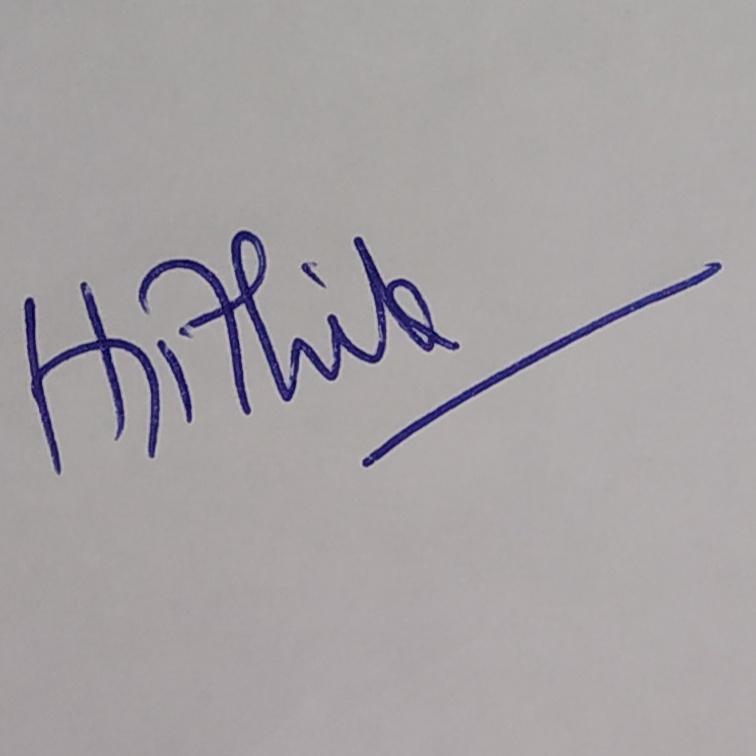
%> input picture Dataset/image11.jpeg, 756 x 756 px
$ octave --eval "result = featureExtraction(imread('Dataset/image11.jpeg'));"   (GNU Octave 9; MATLAB toolbox functions it lacks are replaced by stand-ins)
%> lines starting %> are read from the running program, lines starting %| are printed output that depends on the picture; in (x1, y1, x2, y2) boxes, pixels count from 0 and x2, y2 are one past the last pixel; in counts of white or black regions, pixels touching at a corner belong together; the program's own positions count from 1
function [Feat_Val,im_processed] = featureExtraction(I)
%I=imread('image11.jpeg'); % Load the image file and store it as the variable I.
%figure(1),imshow(I);
%pause
I2=imresize(I,[512 ,512]);
%figure(2),imshow(I2);
%pause
I3=rgb2gray(I2);
I3=medfilt2(I3);
I3=im2double(I3);
%> I3: size 512x512 double
I3=im2bw(I3);                       %converting image to black and white
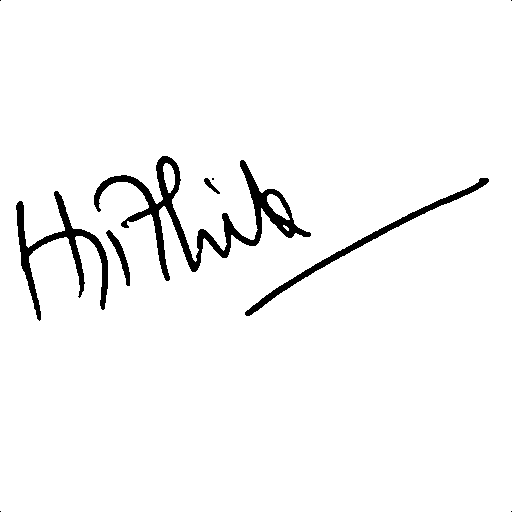
%> I3: size 512x512 logical; 96.5% white; 10 black regions (5 under 20 px), largest, box (x1, y1, x2, y2) and area: (94, 156, 311, 281) 4647, (16, 191, 108, 321) 2315, (245, 178, 489, 316) 1703, (106, 230, 130, 286) 349, (204, 178, 220, 194) 83
I3 = bwmorph(~I3, 'thin', inf);                   %thining the image
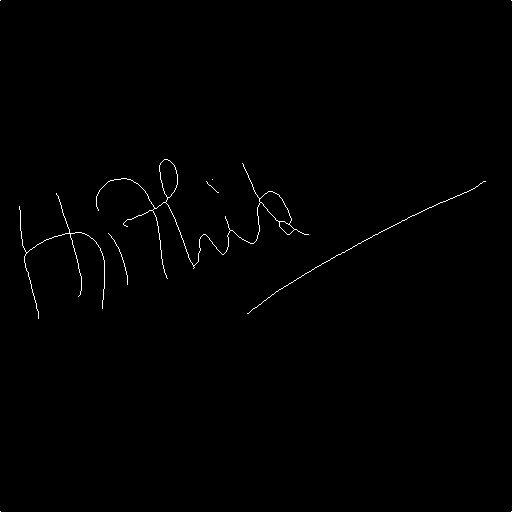
%> I3: size 512x512 logical; 0.51% white in thin lines or dots
I3=~I3;
%> I3: size 512x512 logical; 99.5% white; black in thin lines or dots
im1 = I3;
% figure(3),imshow(I3);
% pause
%extracting the black pixels
k=1;
for i=1:512
    for j=1:512
        if(I3(i,j)==0)
            u(k)=i;
            v(k)=j;
            k=k+1;
            I3(i,j)=1;
        end
    end
end
%> I3: size 512x512 logical; every value is 1
%> after the loop, k = 1328; u = 1327 values from 1 to 512; v = 1327 values, max 512 at index 2, min 1 at index 1, mean 191.4
C=[u;v];
%> C = 1327 columns, first 8: [1 1 160 160 160 160 161 161; 1 512 165 166 167 168 164 169]
N=k-1;%the number of pixels in the signature
%> N = 1327
oub=sum(C(1,:))/N;   %the original x co-ordinate center of mass of the image
%> oub = 232.9
ovb=sum(C(2,:))/N;   %the original y co-ordinate center of mass of the image
%> ovb = 191.4
%%%%%%%%%%%%%%%%%%%%%%%%%%%%%%********ROTATE******%%%%%%%%%%%%%%%%%%%%%%%%
%moving the signature to the origin
for i=1:N
    u(i)=u(i)-oub+1;
    v(i)=v(i)-ovb+1;
end
%> after the loop, u = 1327 values from -230.9 to 280.1; v = 1327 values, max 321.6 at index 2, min -189.4 at index 1, mean 1
% the new curve of the signature
C=[u;v];
%> C = 1327 columns, first 8: [-230.9 -230.9 -71.95 -71.95 -71.95 -71.95 -70.95 -70.95; -189.4 321.6 -25.37 -24.37 -23.37 -22.37 -26.37 -21.37]
ub=sum(C(1,:))/N;
%> ub = 1
vb=sum(C(2,:))/N;
%> vb = 1
ubSq=sum((C(1,:)-ub).^2)/N;
%> ubSq = 1408.2
vbSq=sum((C(2,:)-vb).^2)/N;
%> vbSq = 13092.7
for i=1:N
    uv(i)=u(i)*v(i);
end
%> after the loop, uv = 1327 values, max 90074.5 at index 1327, min -74280 at index 2, mean -901.3
uvb=sum(uv)/N;
%> uvb = -901.3
M=[ubSq uvb;uvb vbSq];
%> M = [1408.2 -901.3; -901.3 13092.7]
%calculating minimum igen value of the matrix
minIgen=min(abs(eig(M)));
%> minIgen = 1339.1
%the eigen vector
MI=[ubSq-minIgen uvb;uvb vbSq-minIgen];
%> MI = [69.11 -901.3; -901.3 11753.6]
theta=(atan((-MI(1))/MI(2))*180)/pi;
%> theta = 4.38
thetaRad=(theta*pi)/180;
%> thetaRad = 0.0765
rotMat=[cos(thetaRad) -sin(thetaRad);sin(thetaRad) cos(thetaRad)];
%> rotMat = [0.997 -0.0765; 0.0765 0.997]
%% rotating the signature and passing the new co-ordinates
for i=1:N
    v(i)=(C(2,i)*cos(thetaRad))-(C(1,i)*sin(thetaRad));
    u(i)=(C(2,i)*sin(thetaRad))+(C(1,i)*cos(thetaRad));
end
%> after the loop, u = 1327 values, max 303.8 at index 1327, min -244.7 at index 1, mean 1.07; v = 1327 values, max 338.3 at index 2, min -210.2 at index 1326, mean 0.921
C=[u;v] ;
%> C = 1327 columns, first 8: [-244.7 -205.7 -73.68 -73.6 -73.52 -73.45 -72.75 -72.37; -171.2 338.3 -19.79 -18.79 -17.8 -16.8 -20.87 -15.88]
%moving the signature to its original position
for i=1:N
    u(i)=round(u(i)+oub-1);
    v(i)=round(v(i)+ovb-1);
end
%> after the loop, u = 1327 values, max 536 at index 1327, min -13 at index 1, mean 233; v = 1327 values, max 529 at index 2, min -20 at index 1326, mean 191.3
%after rotating the image the signature might go out of the boundry (128x128) therefore
%we have to move the signature curve
mx=0;%the moving x co-ordinate
my=0;%the moving y co-ordinate
if (min(u)<0)
    mx=-min(u);
%> mx = 13
    for i=1:N
        u(i)=u(i)+mx+1;
    end
%> after the loop, u = 1327 values, max 550 at index 1327, min 1 at index 1, mean 247
end
if (min(v)<0)
    my=-min(v);
%> my = 20
    for i=1:N
        v(i)=v(i)+my+1;
    end
%> after the loop, v = 1327 values, max 550 at index 2, min 1 at index 1326, mean 212.3
end
C=[u;v];
%> C = 1327 columns, first 8: [1 40 172 172 172 173 173 174; 40 550 192 193 194 195 191 195]
for i=1:N
    I3((u(i)),(v(i)))=0;
end
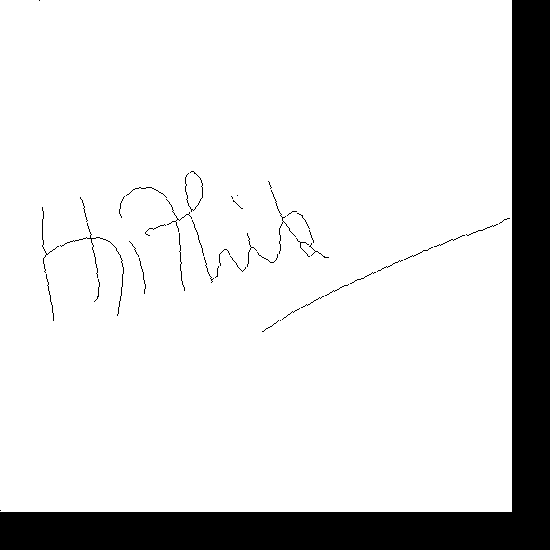
%> I3: size 550x550 logical; 86.2% white; 44 black regions (15 under 20 px), largest, box (x1, y1, x2, y2) and area: (0, 0, 550, 550) 40356, (60, 223, 124, 316) 178, (185, 171, 203, 212) 84
% figure(4),imshow(I3);
% pause
% removing extra white space in sides
xstart=512;
xend=1;
ystart=512;
yend=1;
for r=1:512
    for c=1:512
        if((I3(r,c)==0))
            if (r<ystart)
                ystart=r;
            end
            if((r>yend))
                yend=r;
            end
            if (c<xstart)
                xstart=c;
            end
            if (c>xend)
                xend=c;
            end
       end
    end
end
%> after the loop, xend = 510; xstart = 1; yend = 511; ystart = 1
%cutting the image and copying it to another matrix
for i=ystart:yend
    for j=xstart:xend
        im((i-ystart+1),(j-xstart+1))=I3(i,j);
    end
end
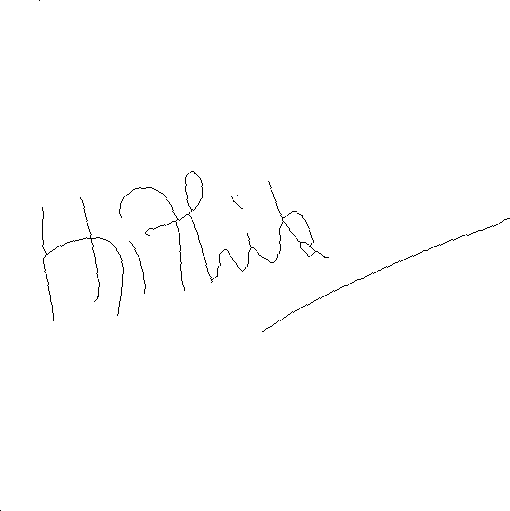
%> im: size 511x510 logical; 99.5% white; black in thin lines or dots
% figure(5),imshow(im); %cropped image
im_processed = im;
% Feature Extraction - NSA --------------------------
PixelB = 0;
PixelA = 0;
for i=ystart:yend
    for j=xstart:xend
        if (im(i-ystart+1,j-xstart+1)== 0)
            PixelB = PixelB + 1;
        end
        PixelA = PixelA + 1;
    end
end
%> after the loop, PixelA = 260610; PixelB = 1323
%disp([PixelB,PixelA]);
NSA = PixelB/PixelA;
%> NSA = 0.00508
% disp(NSA);
% Feature Extration - Aspect Ratio -----------------
height_sign = yend-ystart;
%> height_sign = 510
length_sign = xend-xstart;
%> length_sign = 509
aspect_ratio = length_sign/height_sign;
%> aspect_ratio = 0.998
% Feature Extraction - Maximum Horizontal and Vertical Projection
max=0;
for i=ystart:yend
    summ=0;
    for j=xstart:xend
        if(im((i-ystart+1),(j-xstart+1))==0)
            summ=summ+1;
        end
    end
    if (summ>max)
        max=summ;
    end
end
%> this loop made 511 passes
%> max on pass 1: 1
%> after the loop, max = 24
max;
max1=0;
for i=xstart:xend
    summ=0;
    for j=ystart:yend
        if(im((j-ystart+1),(i-xstart+1))==0)
            summ=summ+1;
        end
    end
    if (summ>max1)
        max1=summ;
    end
end
%> this loop made 510 passes
%> max1 on passes 1, 43: 1, 27
max1;
xdiff=xend-xstart;
%> xdiff = 509
ydiff=yend-ystart;
%> ydiff = 510
%disp(xdiff)
%disp(ydiff)
Hor_Proj = max/xdiff;
%> Hor_Proj = 0.0472
Ver_Proj = max1/ydiff;
%> Ver_Proj = 0.0529
% Feature Extraction End Points ---------------------------
i1 = im1;
[row, col, depth] = size(i1);
%add row%
addrow = ones(1, col);
i1 = [addrow; addrow; i1; addrow];
%> i1: size 515x512 double; values 0 (black) and 1 (white), 99.5% white; black in thin lines or dots
[row, col, depth] = size(i1);
%add column%
addcol = ones(row, 1);
i1 = horzcat(addcol, i1, addcol, addcol);
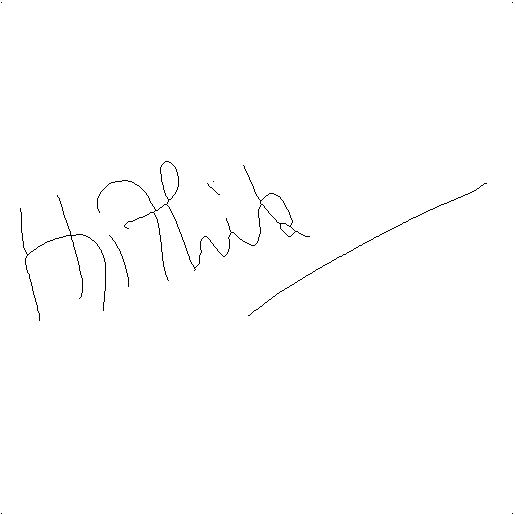
%> i1: size 515x515 double; values 0 (black) and 1 (white), 99.5% white; black in thin lines or dots
[row, col, depth] = size(i1);
i1=~i1;
%> i1: size 515x515 logical; 0.5% white in thin lines or dots
crosspoints=0;
 for r = 3:row-1
        for c = 2:col-2
            if(i1(r,c)==1)
                if (i1(r-1,c-1)+i1(r-1,c)+i1(r-1,c+1)+i1(r,c-1)+i1(r,c+1)+i1(r+1,c-1)+i1(r+1,c)+i1(r+1,c+1)==1)
                    crosspoints=crosspoints+1;
                    %disp(i1(r,c))
                end
            end
        end
 end
%> after the loop, crosspoints = 18
%disp(crosspoints)
%Feature Extraction Center of Gravities of the vertically divided images--
n1 = im(:,  1: xdiff/2);%splitting images
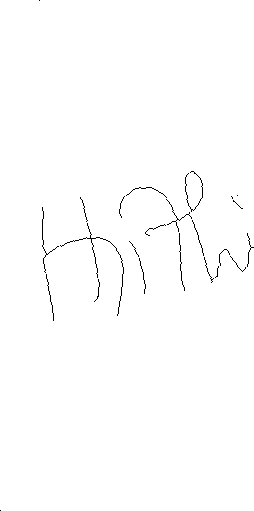
%> n1: size 511x254 logical; 99.3% white; black in thin lines or dots
n2 = im(:,  xdiff/2+1:xdiff);
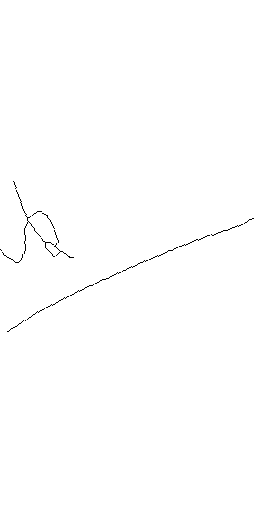
%> n2: size 511x254 logical; 99.7% white; black in thin lines or dots, all inside (x1, y1, x2, y2) = (0, 181, 254, 332)
%figure(6),imshow(n1);
%figure(7),imshow(n2);
sum1=0;
pix_total=0;
%for the first half
for i=1:ydiff
    pix_sum=0;
    for j=1:xdiff/2
       if(n1(i,j)==0)
           pix_sum=pix_sum+1;
           pix_total=pix_total+1;
       end
    end
    sum1=sum1+(pix_sum*i);
end
%> after the loop, pix_total = 866; sum1 = 210897
Y1=sum1/pix_total;
%> Y1 = 243.5
RY1=Y1/ydiff;
%> RY1 = 0.478
sum1=0;
for i=1:xdiff/2
    pix_sum=0;
    for j=1:ydiff
       if(n1(j,i)==0)
           pix_sum=pix_sum+1;
       end
    end
    sum1=sum1+(pix_sum*i);
end
%> this loop made 254 passes
%> sum1 on passes 1 to 3: 0, 0, 0
%> after the loop, sum1 = 124431
X1=sum1/pix_total;
%> X1 = 143.7
RX1=2*X1/xdiff;
%> RX1 = 0.565
sum1=0;
pix_total=0;
for i=1:ydiff
    pix_sum=0;
    for j=1:xdiff/2
       if(n2(i,j)==0)
           pix_sum=pix_sum+1;
           pix_total=pix_total+1;
       end
    end
    sum1=sum1+(pix_sum*i);
end
%> after the loop, pix_total = 454; sum1 = 114752
Y2=sum1/pix_total;
%> Y2 = 252.8
RY2=Y2/ydiff;
%> RY2 = 0.496
sum1=0;
for i=1:xdiff/2
    pix_sum=0;
    for j=1:ydiff
       if(n2(j,i)==0)
           pix_sum=pix_sum+1;
       end
    end
    sum1=sum1+(pix_sum*i);
end
%> this loop made 254 passes
%> sum1 on passes 1 to 3: 1, 3, 6
%> after the loop, sum1 = 39092
X2=sum1/pix_total;
%> X2 = 86.11
RX2=2*X2/xdiff;
%> RX2 = 0.338
centroid = [ [RX1 RY1] [RX2 RY2] ];
%> centroid = [0.565 0.478 0.338 0.496]
m=xdiff;
%> m = 509
m=m/2;
%> m = 254.5
k=m+X2;
%> k = 340.6
slope=(Y2-Y1)/(k-X1);
%> slope = 0.0469
Feat_Val = [ NSA aspect_ratio Hor_Proj crosspoints centroid slope];
%> Feat_Val = [0.00508 0.998 0.0472 18 0.565 0.478 0.338 0.496 0.0469]
%> `result = featureExtraction(imread('Dataset/image11.jpeg'));`: result has the same summary as Feat_Val in featureExtraction
end

$ run again, on Dataset/image12.jpeg
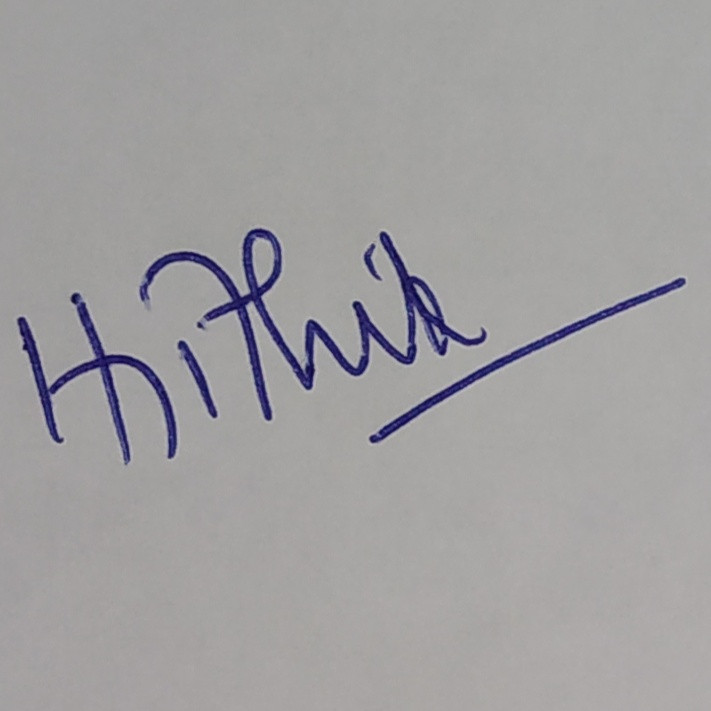
%> input picture Dataset/image12.jpeg, 711 x 711 px
%> in featureExtraction, `I3 = bwmorph(~I3, 'thin', inf);`:
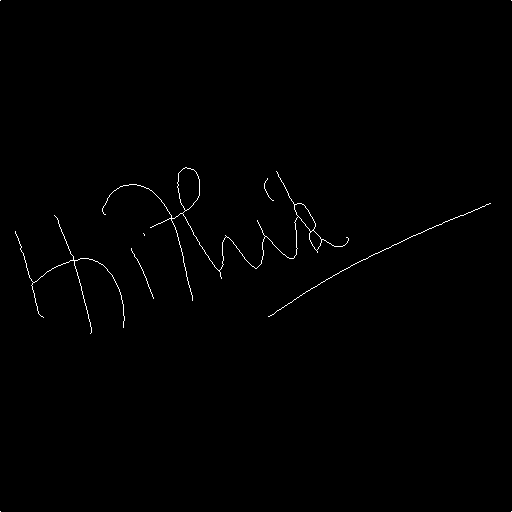
%> I3: size 512x512 logical; 0.52% white in thin lines or dots
%> after the loop in featureExtraction, `for i=1:512`: k = 1370; u = 1369 values from 1 to 512; v = 1369 values, max 512 at index 2, min 1 at index 1, mean 212
%> in featureExtraction, `C=[u;v];`: C = 1369 columns, first 8: [1 1 168 168 169 169 169 169; 1 512 186 187 184 185 188 189]
%> N = 1369
%> oub = 245.7
%> ovb = 212
%> after the loop in featureExtraction, `for i=1:N`: u = 1369 values from -243.7 to 267.3; v = 1369 values, max 301 at index 2, min -210 at index 1, mean 1
%> in featureExtraction, `C=[u;v];`: C = 1369 columns, first 8: [-243.7 -243.7 -76.67 -76.67 -75.67 -75.67 -75.67 -75.67; -210 301 -25.01 -24.01 -27.01 -26.01 -23.01 -22.01]
%> ub = 1
%> ubSq = 1537.1
%> vbSq = 13139.1
%> after the loop in featureExtraction, `for i=1:N`: uv = 1369 values, max 80461.6 at index 1369, min -73341.9 at index 2, mean -1098.5
%> uvb = -1098.5
%> M = [1537.1 -1098.5; -1098.5 13139.1]
%> minIgen = 1434
%> MI = [103.1 -1098.5; -1098.5 11705]
%> theta = 5.36
%> thetaRad = 0.0936
%> rotMat = [0.996 -0.0934; 0.0934 0.996]
%> after the loop in featureExtraction, `for i=1:N`: u = 1369 values, max 294.3 at index 1369, min -262.2 at index 1, mean 1.09; v = 1369 values, max 322.4 at index 2, min -234.1 at index 1368, mean 0.902
%> in featureExtraction, `C=[u;v] ;`: C = 1369 columns, first 8: [-262.2 -214.5 -78.67 -78.58 -77.87 -77.77 -77.49 -77.4; -186.3 322.4 -17.74 -16.75 -19.83 -18.83 -15.84 -14.85]
%> after the loop in featureExtraction, `for i=1:N`: u = 1369 values, max 539 at index 1369, min -18 at index 1, mean 245.8; v = 1369 values, max 533 at index 2, min -23 at index 1368, mean 211.9
%> mx = 18
%> after the loop in featureExtraction, `for i=1:N`: u = 1369 values, max 558 at index 1369, min 1 at index 1, mean 264.8
%> my = 23
%> after the loop in featureExtraction, `for i=1:N`: v = 1369 values, max 557 at index 2, min 1 at index 1368, mean 235.9
%> in featureExtraction, `C=[u;v];`: C = 1369 columns, first 8: [1 49 185 185 186 186 186 186; 49 557 217 218 215 216 219 220]
%> after the loop in featureExtraction, `for r=1:512`: xend = 512; xstart = 1; yend = 510; ystart = 1
%> after the loop in featureExtraction, `for i=ystart:yend`: PixelA = 261120; PixelB = 1357
%> NSA = 0.0052
%> height_sign = 509
%> length_sign = 511
%> aspect_ratio = 1
%> the loop in featureExtraction, `for i=ystart:yend` made 510 passes
%> max on pass 1: 1
%> after the loop in featureExtraction, `for i=ystart:yend`: max = 26
%> the loop in featureExtraction, `for i=xstart:xend` made 512 passes
%> max1 on passes 1, 42, 44, 45, 49, 50, 54: 1, 3, 4, 5, 6, 7, 10
%> after the loop in featureExtraction, `for i=xstart:xend`: max1 = 24
%> xdiff = 511
%> ydiff = 509
%> Hor_Proj = 0.0509
%> Ver_Proj = 0.0472
%> after the loop in featureExtraction, `for r = 3:row-1`: crosspoints = 22
%> n1: size 510x255 logical; 99.4% white; black in thin lines or dots
%> in featureExtraction, `n2 = im(:,  xdiff/2+1:xdiff);`:
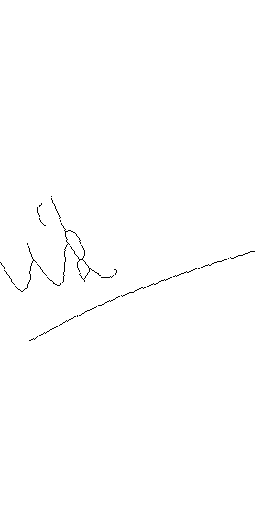
%> n2: size 510x255 logical; 99.6% white; black in thin lines or dots, all inside (x1, y1, x2, y2) = (0, 196, 255, 341)
%> after the loop in featureExtraction, `for i=1:ydiff`: pix_total = 798; sum1 = 207912
%> Y1 = 260.5
%> RY1 = 0.512
%> the loop in featureExtraction, `for i=1:xdiff/2` made 255 passes
%> sum1 on passes 1 to 3: 0, 0, 0
%> after the loop in featureExtraction, `for i=1:xdiff/2`: sum1 = 123834
%> X1 = 155.2
%> RX1 = 0.607
%> after the loop in featureExtraction, `for i=1:ydiff`: pix_total = 556; sum1 = 150296
%> Y2 = 270.3
%> RY2 = 0.531
%> the loop in featureExtraction, `for i=1:xdiff/2` made 255 passes
%> sum1 on passes 1 to 3: 1, 5, 8
%> after the loop in featureExtraction, `for i=1:xdiff/2`: sum1 = 50940
%> X2 = 91.62
%> RX2 = 0.359
%> centroid = [0.607 0.512 0.359 0.531]
%> in featureExtraction, `m=xdiff;`: m = 511
%> in featureExtraction, `m=m/2;`: m = 255.5
%> in featureExtraction, `k=m+X2;`: k = 347.1
%> slope = 0.0509
%> Feat_Val = [0.0052 1 0.0509 22 0.607 0.512 0.359 0.531 0.0509]
%> result has the same summary as Feat_Val in featureExtraction
